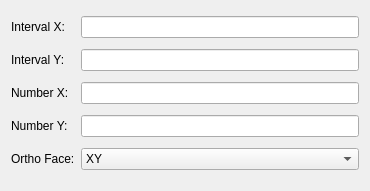
<?xml version="1.0" encoding="UTF-8"?>
<ui version="4.0">
 <class>Form</class>
 <widget class="QWidget" name="Form">
  <property name="geometry">
   <rect>
    <x>0</x>
    <y>0</y>
    <width>370</width>
    <height>191</height>
   </rect>
  </property>
  <property name="windowTitle">
   <string>Form</string>
  </property>
  <layout class="QHBoxLayout" name="horizontalLayout">
   <item>
    <layout class="QGridLayout" name="gridLayout">
     <item row="4" column="0">
      <widget class="QLabel" name="label_orthoFace">
       <property name="text">
        <string>Ortho Face:</string>
       </property>
      </widget>
     </item>
     <item row="0" column="0">
      <widget class="QLabel" name="label_interval1">
       <property name="text">
        <string>Interval X:</string>
       </property>
      </widget>
     </item>
     <item row="0" column="1">
      <widget class="QLineEdit" name="lineEdit_interval1">
       <property name="text">
        <string/>
       </property>
      </widget>
     </item>
     <item row="2" column="0">
      <widget class="QLabel" name="label_number1">
       <property name="text">
        <string>Number X:</string>
       </property>
      </widget>
     </item>
     <item row="1" column="1">
      <widget class="QLineEdit" name="lineEdit_interval2">
       <property name="text">
        <string/>
       </property>
      </widget>
     </item>
     <item row="2" column="1">
      <widget class="QLineEdit" name="lineEdit_number1">
       <property name="text">
        <string/>
       </property>
      </widget>
     </item>
     <item row="1" column="0">
      <widget class="QLabel" name="label_interval2">
       <property name="text">
        <string>Interval Y:</string>
       </property>
      </widget>
     </item>
     <item row="3" column="0">
      <widget class="QLabel" name="label_number2">
       <property name="text">
        <string>Number Y:</string>
       </property>
      </widget>
     </item>
     <item row="3" column="1">
      <widget class="QLineEdit" name="lineEdit_number2">
       <property name="text">
        <string/>
       </property>
      </widget>
     </item>
     <item row="4" column="1">
      <widget class="QComboBox" name="comboBox_orthoFace">
       <item>
        <property name="text">
         <string>XY</string>
        </property>
       </item>
       <item>
        <property name="text">
         <string>XZ</string>
        </property>
       </item>
       <item>
        <property name="text">
         <string>YZ</string>
        </property>
       </item>
      </widget>
     </item>
    </layout>
   </item>
  </layout>
 </widget>
 <resources/>
 <connections/>
</ui>
